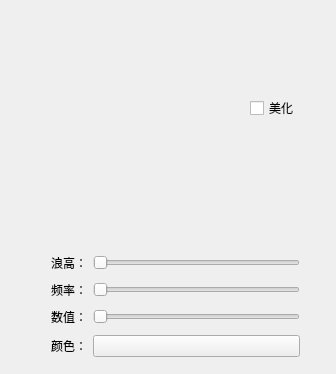
<?xml version="1.0" encoding="UTF-8"?>
<ui version="4.0">
 <class>Widget</class>
 <widget class="QWidget" name="Widget">
  <property name="geometry">
   <rect>
    <x>0</x>
    <y>0</y>
    <width>336</width>
    <height>374</height>
   </rect>
  </property>
  <property name="windowTitle">
   <string>Widget</string>
  </property>
  <widget class="ProgressBarE" name="widget_3" native="true">
   <property name="geometry">
    <rect>
     <x>40</x>
     <y>30</y>
     <width>191</width>
     <height>181</height>
    </rect>
   </property>
   <property name="maximumSize">
    <size>
     <width>200</width>
     <height>16777215</height>
    </size>
   </property>
  </widget>
  <widget class="QCheckBox" name="checkBox">
   <property name="geometry">
    <rect>
     <x>250</x>
     <y>100</y>
     <width>47</width>
     <height>16</height>
    </rect>
   </property>
   <property name="text">
    <string>美化</string>
   </property>
  </widget>
  <widget class="QWidget" name="">
   <property name="geometry">
    <rect>
     <x>40</x>
     <y>240</y>
     <width>271</width>
     <height>131</height>
    </rect>
   </property>
   <layout class="QGridLayout" name="gridLayout">
    <item row="0" column="0">
     <widget class="QLabel" name="label">
      <property name="text">
       <string>浪高：</string>
      </property>
     </widget>
    </item>
    <item row="0" column="1">
     <widget class="QSlider" name="horizontalSlider">
      <property name="orientation">
       <enum>Qt::Horizontal</enum>
      </property>
     </widget>
    </item>
    <item row="1" column="0">
     <widget class="QLabel" name="label_2">
      <property name="text">
       <string>频率：</string>
      </property>
     </widget>
    </item>
    <item row="1" column="1">
     <widget class="QSlider" name="horizontalSlider_2">
      <property name="orientation">
       <enum>Qt::Horizontal</enum>
      </property>
     </widget>
    </item>
    <item row="2" column="0">
     <widget class="QLabel" name="label_4">
      <property name="text">
       <string>数值：</string>
      </property>
     </widget>
    </item>
    <item row="2" column="1">
     <widget class="QSlider" name="horizontalSlider_3">
      <property name="maximum">
       <number>100</number>
      </property>
      <property name="orientation">
       <enum>Qt::Horizontal</enum>
      </property>
     </widget>
    </item>
    <item row="3" column="0">
     <widget class="QLabel" name="label_3">
      <property name="text">
       <string>颜色：</string>
      </property>
     </widget>
    </item>
    <item row="3" column="1">
     <widget class="QPushButton" name="pushButton">
      <property name="text">
       <string/>
      </property>
     </widget>
    </item>
   </layout>
  </widget>
 </widget>
 <layoutdefault spacing="6" margin="11"/>
 <customwidgets>
  <customwidget>
   <class>ProgressBarE</class>
   <extends>QWidget</extends>
   <header>progressbare.h</header>
   <container>1</container>
  </customwidget>
 </customwidgets>
 <resources/>
 <connections/>
</ui>
